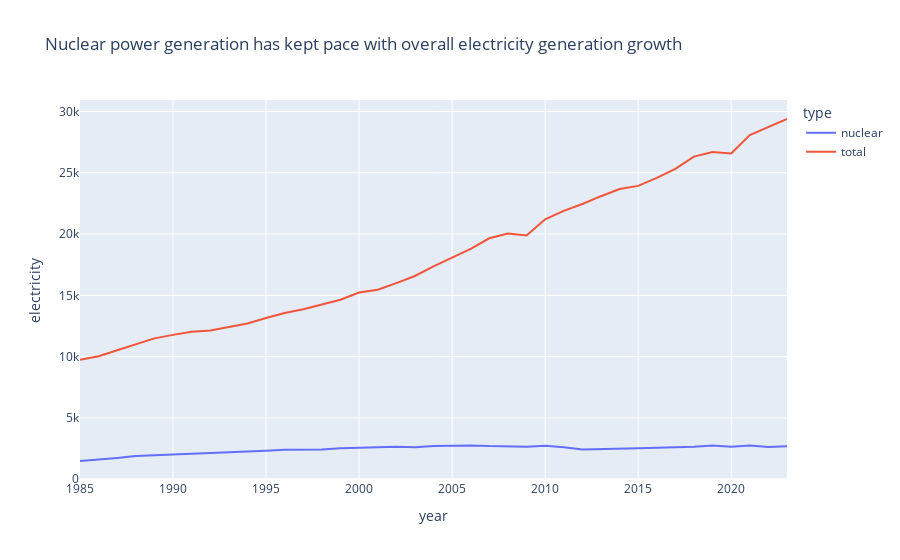

Notebook source saved alongside this figure:
### Code cell
#visual 1 - earnest
fig = px.line(nucDFWo, x='year', y='electricity', color='type', title=v1Title)
fig.show()

### Figure 1 — Plotly figure (JSON) as saved in the notebook; plotly's stock layout.template omitted (floating-point values rounded to 4 significant figures)
{"data": [{"hovertemplate": "type=nuclear<br>year=%{x}<br>electricity=%{y}<extra></extra>", "legendgroup": "nuclear", "line": {"color": "#636efa", "dash": "solid"}, "marker": {"symbol": "circle"}, "mode": "lines", "name": "nuclear", "orientation": "v", "showlegend": true, "type": "scatter", "x": [1985, 1986, 1987, 1988, 1989, 1990, 1991, 1992, 1993, 1994, 1995, 1996, 1997, 1998, 1999, 2000, 2001, 2002, 2003, 2004, 2005, 2006, 2007, 2008, 2009, 2010, 2011, 2012, 2013, 2014, 2015, 2016, 2017, 2018, 2019, 2020, 2021, 2022, 2023], "xaxis": "x", "y": [1489.0, 1595.0, 1735.0, 1891.0, 1945.0, 2001.0, 2096.0, 2112.0, 2185.0, 2226.0, 2323.0, 2407.0, 2390.0, 2431.0, 2524.0, 2540.0, 2613.0, 2655.0, 2601.0, 2719.0, 2727.0, 2762.0, 2703.0, 2695.0, 2657.0, 2726.0, 2610.0, 2432.0, 2449.0, 2499.0, 2533.0, 2571.0, 2594.0, 2659.0, 2754.0, 2648.0, 2762.0, 2640.0, 2686.0], "yaxis": "y"}, {"hovertemplate": "type=total<br>year=%{x}<br>electricity=%{y}<extra></extra>", "legendgroup": "total", "line": {"color": "#EF553B", "dash": "solid"}, "marker": {"symbol": "circle"}, "mode": "lines", "name": "total", "orientation": "v", "showlegend": true, "type": "scatter", "x": [1985, 1986, 1987, 1988, 1989, 1990, 1991, 1992, 1993, 1994, 1995, 1996, 1997, 1998, 1999, 2000, 2001, 2002, 2003, 2004, 2005, 2006, 2007, 2008, 2009, 2010, 2011, 2012, 2013, 2014, 2015, 2016, 2017, 2018, 2019, 2020, 2021, 2022, 2023], "xaxis": "x", "y": [9754.0, 10040.0, 10530.0, 10990.0, 11490.0, 11780.0, 12030.0, 12130.0, 12390.0, 12710.0, 13150.0, 13560.0, 13880.0, 14240.0, 14650.0, 15230.0, 15460.0, 16000.0, 16580.0, 17360.0, 18080.0, 18790.0, 19660.0, 20040.0, 19880.0, 21200.0, 21896, 22450.0, 23090.0, 23680.0, 23930.0, 24590.0, 25320.0, 26320.0, 26690.0, 26570.0, 28080.0, 28750.0, 29390.0], "yaxis": "y"}], "layout": {"legend": {"title": {"text": "type"}, "tracegroupgap": 0}, "title": {"text": "Nuclear power generation has kept pace with overall electricity generation growth"}, "xaxis": {"anchor": "y", "domain": [0, 1], "title": {"text": "year"}}, "yaxis": {"anchor": "x", "domain": [0, 1], "title": {"text": "electricity"}}}}
